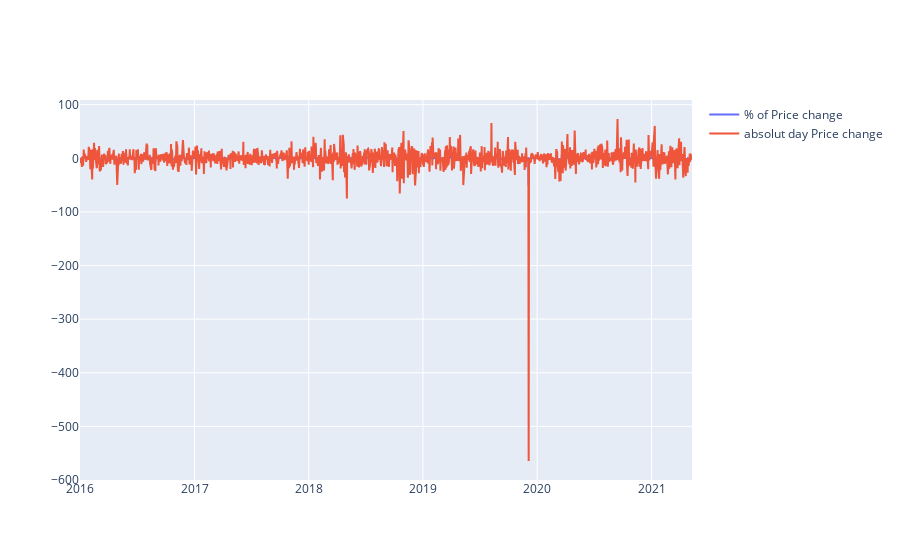

The cell this chart's notebook holds for it:
### Code cell
configure_plotly_browser_state()
fig3 = go.Figure()
fig3.add_trace(go.Scatter(x=df_EQ['Date'], y=df_EQ['% of Price change'], name='% of Price change'))
fig3.add_trace(go.Scatter(x=df_EQ['Date'], y=df_EQ['absolut day Price change'], name='absolut day Price change'))

fig3.show()

### Figure 1 — Plotly figure (JSON) as saved in the notebook; plotly's stock layout.template omitted (floating-point values rounded to 4 significant figures; data arrays with more than 128 entries replaced by an {"elided": "..."} marker saying what was removed)
{"data": [{"y": {"elided": "1324 float values"}, "x": {"elided": "1324 str values"}, "type": "scatter", "name": "% of Price change"}, {"y": {"elided": "1324 float values"}, "x": {"elided": "1324 str values"}, "type": "scatter", "name": "absolut day Price change"}], "layout": {}}
